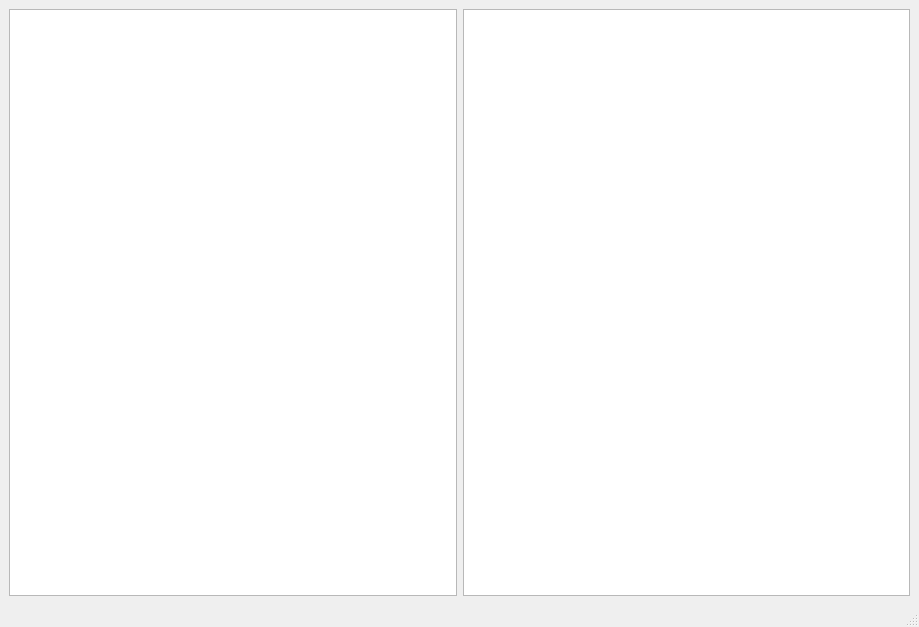
<?xml version="1.0" encoding="UTF-8"?>
<ui version="4.0">
 <class>simple</class>
 <widget class="QMainWindow" name="simple">
  <property name="geometry">
   <rect>
    <x>0</x>
    <y>0</y>
    <width>919</width>
    <height>627</height>
   </rect>
  </property>
  <property name="windowTitle">
   <string>Simple Zoom Example</string>
  </property>
  <widget class="QWidget" name="centralwidget">
   <layout class="QHBoxLayout" name="horizontalLayout">
    <item>
     <widget class="QImageViewer" name="ImageViewLeft"/>
    </item>
    <item>
     <widget class="QImageViewer" name="ImageViewRight"/>
    </item>
   </layout>
  </widget>
  <widget class="QStatusBar" name="statusbar"/>
 </widget>
 <customwidgets>
  <customwidget>
   <class>QImageViewer</class>
   <extends>QGraphicsView</extends>
   <header>..QImageViewer</header>
  </customwidget>
 </customwidgets>
 <resources/>
 <connections/>
</ui>
